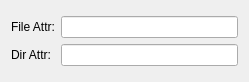
<?xml version="1.0" encoding="UTF-8"?>
<ui version="4.0">
 <class>TangoFileSourceWidget</class>
 <widget class="QWidget" name="TangoFileSourceWidget">
  <property name="geometry">
   <rect>
    <x>0</x>
    <y>0</y>
    <width>249</width>
    <height>82</height>
   </rect>
  </property>
  <property name="windowTitle">
   <string>Form</string>
  </property>
  <layout class="QGridLayout" name="gridLayout_2">
   <item row="0" column="0">
    <layout class="QGridLayout" name="gridLayout">
     <item row="0" column="0">
      <widget class="QLabel" name="fileLabel">
       <property name="toolTip">
        <string>tango device attribute with its filename, e.g. p00/pilatus/1/LastImageTaken</string>
       </property>
       <property name="text">
        <string>File Attr:</string>
       </property>
       <property name="buddy">
        <cstring>fileLineEdit</cstring>
       </property>
      </widget>
     </item>
     <item row="0" column="1">
      <widget class="QLineEdit" name="fileLineEdit">
       <property name="toolTip">
        <string>tango device attribute with its filename, e.g. p00/pilatus/1/LastImageTaken</string>
       </property>
      </widget>
     </item>
     <item row="1" column="0">
      <widget class="QLabel" name="dirLabel">
       <property name="toolTip">
        <string>tango device attribute with its directory (optional), e.g. p00/pilatus/1/LastImagePath</string>
       </property>
       <property name="text">
        <string>Dir Attr:</string>
       </property>
       <property name="buddy">
        <cstring>dirLineEdit</cstring>
       </property>
      </widget>
     </item>
     <item row="1" column="1">
      <widget class="QLineEdit" name="dirLineEdit">
       <property name="toolTip">
        <string>tango device attribute with its directory (optional), e.g. p00/pilatus/1/LastImagePath</string>
       </property>
      </widget>
     </item>
    </layout>
   </item>
  </layout>
 </widget>
 <resources/>
 <connections/>
</ui>
